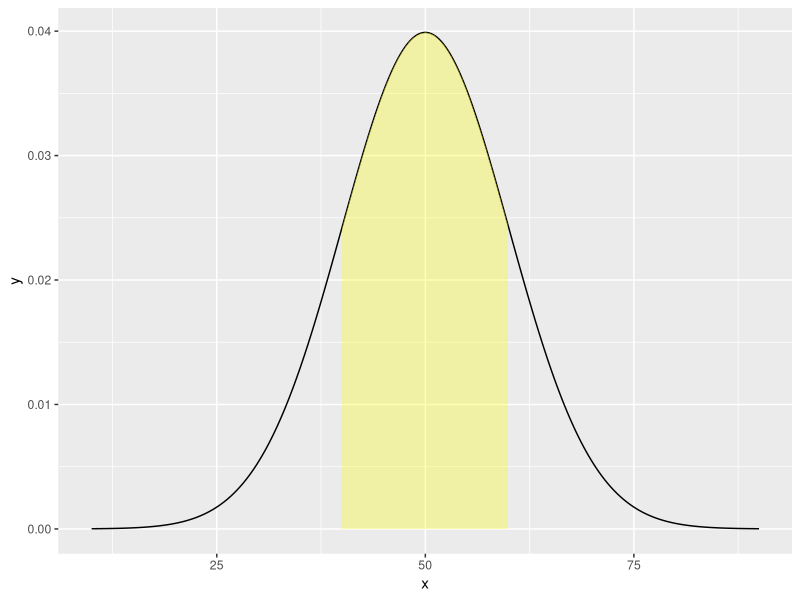
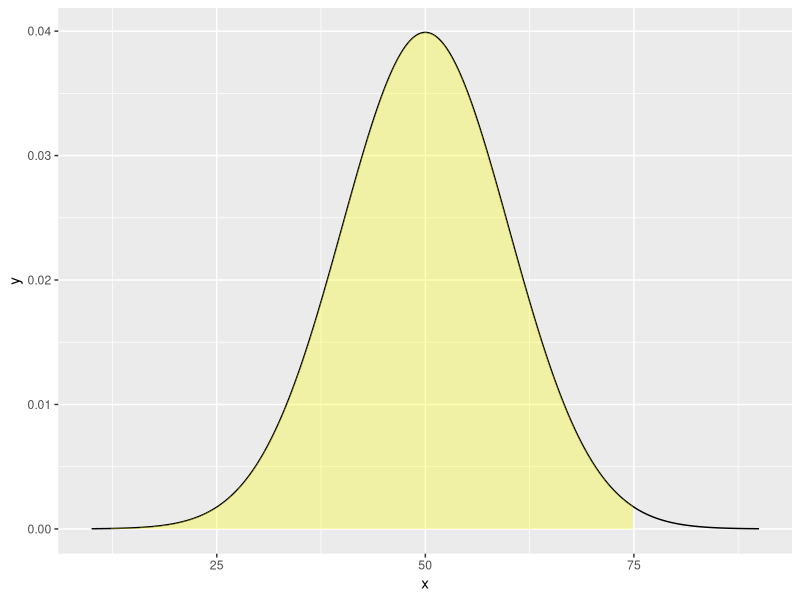
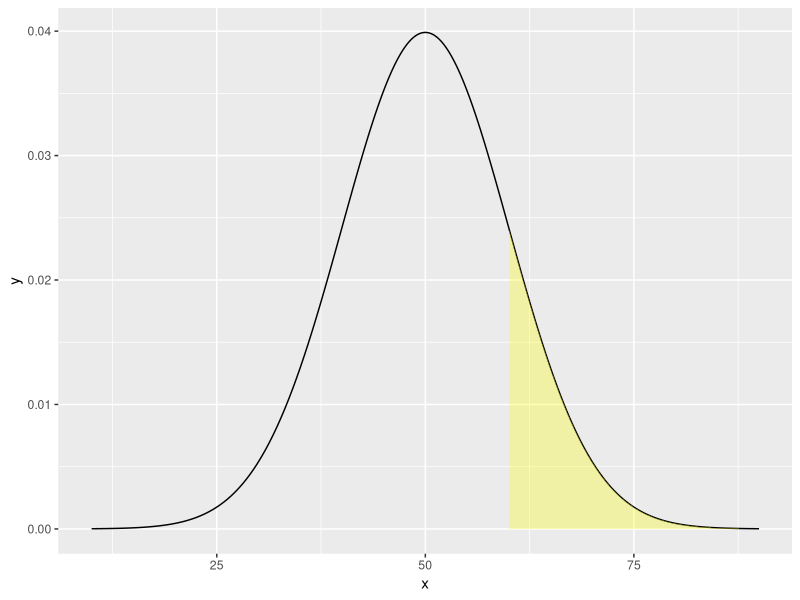
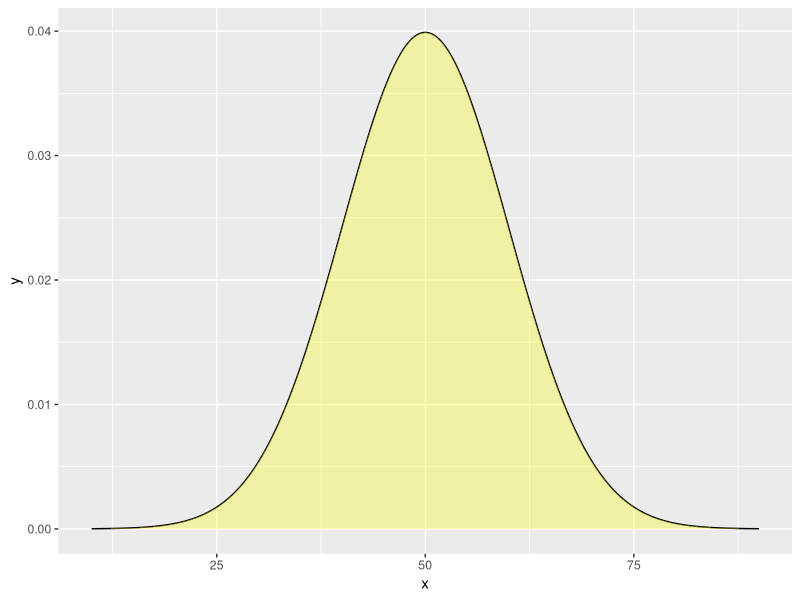

Generate these figures, in order, with R:
# Christopher A. Lee
# ENBC 332
# Homework 3 Problem 2
# 09/22/2025

# Librares and Initializations
install.packages("ggplot2")
library(ggplot2)

# Variables
mean_val <- 50
sd_val <- 10

# Plot
x <- seq(mean_val - 4*sd_val, mean_val + 4*sd_val, length.out = 1000)
y <- dnorm(x, mean = mean_val, sd = sd_val)
df <- data.frame(x, y)

# Part A
# Calculations for probability between 40 and 60
prob_a <- pnorm(60, mean = mean_val, sd = sd_val) - pnorm(40, mean = mean_val, sd = sd_val)
cat("Probability between 40 and 60:", prob_a)

# Generate plot that highlights the area between 40 and 60
ggplot(df, aes(x, y)) +
  geom_line() +
  geom_ribbon(data = subset(df, x > 40 & x < 60), aes(ymin = 0, ymax = y), fill = "yellow", alpha = 0.3)

# Part B
# Calculations for probability between 5 and 75
prob_b <- pnorm(75, mean = mean_val, sd = sd_val) - pnorm(5, mean = mean_val, sd = sd_val)
cat("Probability between 5 and 75:", prob_b)

# Generate plot that highlights the area between 5 and 75
ggplot(df, aes(x, y)) +
  geom_line() +
  geom_ribbon(data = subset(df, x > 5 & x < 75), aes(ymin = 0, ymax = y), fill = "yellow", alpha = 0.3)

# Part C
# Calculations for probability greater than 60
prob_c <- 1 - pnorm(60, mean = mean_val, sd = sd_val)
cat("Probability greater than 60:", prob_c)

# Generate plot that highlights the area greater than 60
ggplot(df, aes(x, y)) +
  geom_line() +
  geom_ribbon(data = subset(df, x > 60), aes(ymin = 0, ymax = y), fill = "yellow", alpha = 0.3)

# Part D
# Calculations for probability less than 90
prob_d <- pnorm(90, mean = mean_val, sd = sd_val)
cat("Probability less than 90:", prob_d)

# Generate plot that highlights the area less than 90
ggplot(df, aes(x, y)) +
  geom_line() +
  geom_ribbon(data = subset(df, x < 90), aes(ymin = 0, ymax = y), fill = "yellow", alpha = 0.3)
